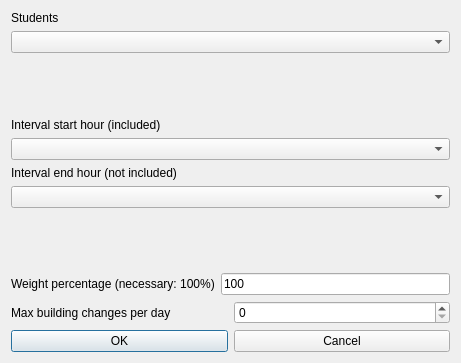
<?xml version="1.0" encoding="UTF-8"?>
<ui version="4.0">
 <class>ModifyConstraintStudentsSetMaxBuildingChangesPerRealDayInIntervalForm_template</class>
 <widget class="QDialog" name="ModifyConstraintStudentsSetMaxBuildingChangesPerRealDayInIntervalForm_template">
  <property name="geometry">
   <rect>
    <x>0</x>
    <y>0</y>
    <width>461</width>
    <height>363</height>
   </rect>
  </property>
  <property name="windowTitle">
   <string extracomment="This is the title of the dialog to modify a constraint of this type">Modify students set max building changes per real day in interval</string>
  </property>
  <layout class="QGridLayout" name="gridLayout">
   <item row="0" column="0">
    <layout class="QVBoxLayout">
     <item>
      <widget class="QLabel" name="studentsTextLabel">
       <property name="frameShape">
        <enum>QFrame::NoFrame</enum>
       </property>
       <property name="frameShadow">
        <enum>QFrame::Plain</enum>
       </property>
       <property name="text">
        <string>Students</string>
       </property>
       <property name="wordWrap">
        <bool>false</bool>
       </property>
      </widget>
     </item>
     <item>
      <widget class="QComboBox" name="studentsComboBox">
       <property name="editable">
        <bool>false</bool>
       </property>
       <property name="insertPolicy">
        <enum>QComboBox::NoInsert</enum>
       </property>
       <property name="duplicatesEnabled">
        <bool>false</bool>
       </property>
      </widget>
     </item>
    </layout>
   </item>
   <item row="1" column="0">
    <spacer name="spacer2">
     <property name="orientation">
      <enum>Qt::Vertical</enum>
     </property>
     <property name="sizeType">
      <enum>QSizePolicy::Expanding</enum>
     </property>
     <property name="sizeHint" stdset="0">
      <size>
       <width>20</width>
       <height>41</height>
      </size>
     </property>
    </spacer>
   </item>
   <item row="2" column="0">
    <layout class="QVBoxLayout" name="verticalLayout">
     <item>
      <widget class="QLabel" name="startTextLabel">
       <property name="frameShape">
        <enum>QFrame::NoFrame</enum>
       </property>
       <property name="frameShadow">
        <enum>QFrame::Plain</enum>
       </property>
       <property name="text">
        <string extracomment="This field refers to a constraint operating on a given hourly interval. The selected start hour of the interval is included (is counted) in the constraint, while the selected end hour of the interval is not included (is not counted) in the constraint.">Interval start hour (included)</string>
       </property>
       <property name="wordWrap">
        <bool>false</bool>
       </property>
      </widget>
     </item>
     <item>
      <widget class="QComboBox" name="startHourComboBox">
       <property name="editable">
        <bool>false</bool>
       </property>
       <property name="insertPolicy">
        <enum>QComboBox::NoInsert</enum>
       </property>
       <property name="duplicatesEnabled">
        <bool>false</bool>
       </property>
      </widget>
     </item>
    </layout>
   </item>
   <item row="3" column="0">
    <layout class="QVBoxLayout" name="verticalLayout_2">
     <item>
      <widget class="QLabel" name="endTextLabel">
       <property name="frameShape">
        <enum>QFrame::NoFrame</enum>
       </property>
       <property name="frameShadow">
        <enum>QFrame::Plain</enum>
       </property>
       <property name="text">
        <string extracomment="This field refers to a constraint operating on a given hourly interval. The selected start hour of the interval is included (is counted) in the constraint, while the selected end hour of the interval is not included (is not counted) in the constraint.">Interval end hour (not included)</string>
       </property>
       <property name="wordWrap">
        <bool>false</bool>
       </property>
      </widget>
     </item>
     <item>
      <widget class="QComboBox" name="endHourComboBox">
       <property name="editable">
        <bool>false</bool>
       </property>
       <property name="insertPolicy">
        <enum>QComboBox::NoInsert</enum>
       </property>
       <property name="duplicatesEnabled">
        <bool>false</bool>
       </property>
      </widget>
     </item>
    </layout>
   </item>
   <item row="4" column="0">
    <spacer name="verticalSpacer">
     <property name="orientation">
      <enum>Qt::Vertical</enum>
     </property>
     <property name="sizeHint" stdset="0">
      <size>
       <width>278</width>
       <height>6</height>
      </size>
     </property>
    </spacer>
   </item>
   <item row="5" column="0">
    <layout class="QHBoxLayout">
     <item>
      <widget class="QLabel" name="weightTextLabel">
       <property name="frameShape">
        <enum>QFrame::NoFrame</enum>
       </property>
       <property name="frameShadow">
        <enum>QFrame::Plain</enum>
       </property>
       <property name="text">
        <string>Weight percentage (necessary: 100%)</string>
       </property>
       <property name="wordWrap">
        <bool>false</bool>
       </property>
      </widget>
     </item>
     <item>
      <widget class="QLineEdit" name="weightLineEdit">
       <property name="text">
        <string notr="true">100</string>
       </property>
      </widget>
     </item>
    </layout>
   </item>
   <item row="6" column="0">
    <layout class="QHBoxLayout">
     <item>
      <widget class="QLabel" name="textLabel">
       <property name="text">
        <string>Max building changes per day</string>
       </property>
       <property name="wordWrap">
        <bool>false</bool>
       </property>
      </widget>
     </item>
     <item>
      <widget class="QSpinBox" name="maxChangesSpinBox"/>
     </item>
    </layout>
   </item>
   <item row="7" column="0">
    <layout class="QHBoxLayout">
     <item>
      <widget class="QPushButton" name="okPushButton">
       <property name="text">
        <string>OK</string>
       </property>
      </widget>
     </item>
     <item>
      <widget class="QPushButton" name="cancelPushButton">
       <property name="text">
        <string>Cancel</string>
       </property>
      </widget>
     </item>
    </layout>
   </item>
  </layout>
 </widget>
 <layoutdefault spacing="6" margin="11"/>
 <resources/>
 <connections/>
</ui>
